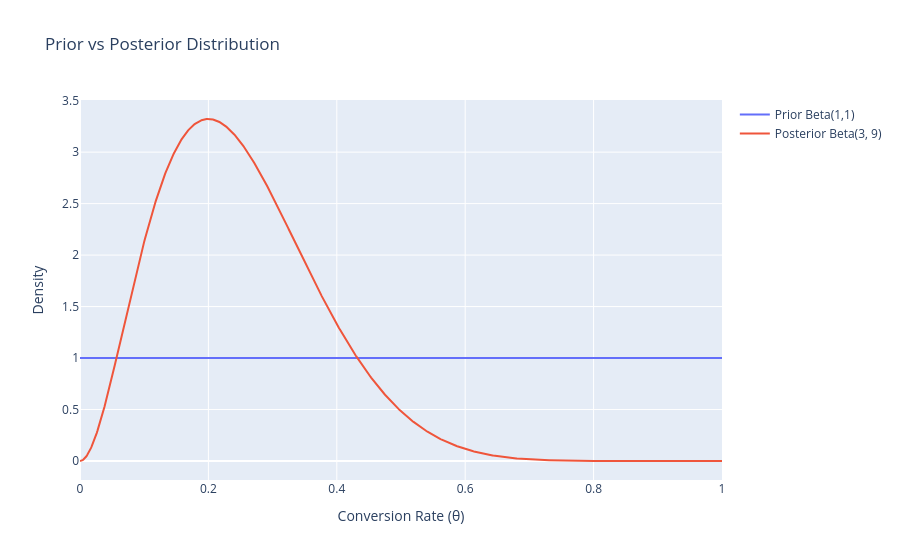

This figure's notebook cell:
### Code cell
fig.add_trace(
    go.Scatter(
        x=theta,
        y=posterior_pdf,
        mode="lines",
        name=f"Posterior Beta({alpha_post}, {beta_post})",
    )
)

fig.update_layout(
    title="Prior vs Posterior Distribution"
)

fig.show()

### Figure 1 — Plotly figure (JSON) as saved in the notebook; plotly's stock layout.template omitted (floating-point values rounded to 4 significant figures; data arrays with more than 128 entries replaced by an {"elided": "..."} marker saying what was removed)
{"data": [{"mode": "lines", "name": "Prior Beta(1,1)", "type": "scatter", "x": {"elided": "1000 float values"}, "y": {"elided": "1000 float values"}}, {"mode": "lines", "name": "Posterior Beta(3, 9)", "type": "scatter", "x": {"elided": "1000 float values"}, "y": {"elided": "1000 float values"}}], "layout": {"title": {"text": "Prior vs Posterior Distribution"}, "xaxis": {"title": {"text": "Conversion Rate (θ)"}}, "yaxis": {"title": {"text": "Density"}}}}
